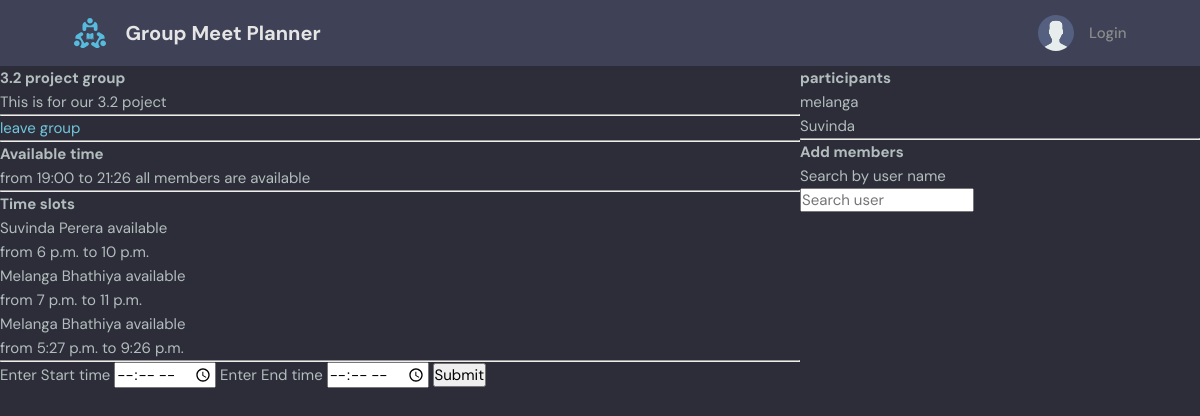
/group/1/, run on the app's committed database.
### base/models.py (models this page shows, shortened)
class Group(models.Model):
    leader = models.ForeignKey(User, on_delete=models.SET_NULL, null=True)
    name = models.CharField(max_length=200)
    description = models.TextField(null=True, blank=True)
    members = models.ManyToManyField(User, related_name='members', blank=True)
    updated = models.DateTimeField(auto_now=True)
    created = models.DateTimeField(auto_now_add=True)
    class Meta:
        ordering = ['-updated', '-created']

class Time(models.Model):
    start_time = models.TimeField()
    end_time = models.TimeField()
    user = models.ForeignKey(User, on_delete=models.CASCADE)
    group = models.ForeignKey(Group, on_delete=models.CASCADE)
    updated = models.DateTimeField(auto_now=True)
    created = models.DateTimeField(auto_now_add=True)

class User(AbstractUser):
    name = models.CharField(max_length=200, null=True)
    email = models.EmailField(null=True)
    bio = models.TextField(null=True)
    REQUIRED_FIELDS = []

### base/views.py (the view, shortened to what this page needs)
# urls.py: path('group/<int:pk>/', views.group_page, name="group"),
def group_page(request, pk):
    group = Group.objects.get(id=pk)
    time_slots = group.time_set.all()
    available_time = {}
    if time_slots is not None:
        available_time = intersection_of_intervals(time_slots)
    q = request.GET.get('q')
    user_search = {}
    if q is not None:
        user_search = User.objects.filter(username__contains=q)
    return render(request, 'base/group_page.html', {
        'group': group,
        'time_slots': time_slots,
        'users': user_search,
        'available_time': available_time
    })

### base/time_operations.py (called while the page is built)
def end_time_adjust(end_time):
    midnight = datetime.datetime.strptime("00:00", "%H:%M")
    six_am = datetime.datetime.strptime("06:00", "%H:%M")
    if six_am >= end_time >= midnight:
        end_time += datetime.timedelta(days=1)
    return end_time

### base/templates/base/group_page.html (shortened to what this page needs)
{% extends 'main.html' %}
{% block content %}
    <div class="groups-container">
    <div>
        <h2>{{ group.name }}</h2>
        <p>{{ group.description }}</p>
        <hr>
        {% if request.user != group.leader %}
            <a href="{% url 'leave-group' group.id %}">leave group</a>
            <hr>
        {% else %}
            <a href="{% url 'update-group' group.id %}">update group</a>
            <hr>
        {% endif %}
        {% if time_slots.count == 0 %}
            <p>There are no time slots inputted</p>
        {% else %}
            <div>
                <h2>Available time</h2>
                <p>from {{ available_time.start_time }} to {{ available_time.end_time }} all members are available</p>
                <hr>
            </div>
            <div>
            <h2>Time slots</h2>
            {% for time_slot in time_slots %}
                <div>
                    <p>{{ time_slot.user.name }} available </p>
                    <p>from {{ time_slot.start_time }} to {{ time_slot.end_time }}</p>
                </div>
            {% endfor %}
            </div>
        {% endif %}
        <hr>
        <div>
            <form method="POST" action="">
                <label>Enter Start time
                    <input type="time" name="start_time" >
                </label>
                <label>Enter End time
                    <input type="time" name="end_time" >
                </label>
                <input type="submit">
            </form>
        </div>
    </div>
    <div>
        <h2>participants</h2>
        {% for participant in group.members.all %}
            {{ participant.username }} &emsp;
            <br>
        {% endfor %}
        <hr>
        <div>
        <h2>Add members</h2>
        <form method="GET" action="">
            <label> Search by user name <br>
                <input type="text" placeholder="Search user" name="q">
            </label>
        </form>
        </div>
    </div>
    </div>
{% endblock %}

### static/styles/style.css (style rules this page uses)
:root { --color-main: #71c6dd; --color-main-light: #e1f6fb; --color-dark: #3f4156; --color-dark-medium: #51546e; --color-dark-light: #696d97; --color-light: #e5e5e5; --color-gray: #8b8b8b; --color-light-gray: #b2bdbd; --color-bg: #2d2d39; --color-success: #5dd693; --color-error: #fc4b0b; }
* { font-family: "DM Sans", -apple-system, BlinkMacSystemFont, "Segoe UI", Roboto, Oxygen, Ubuntu, Cantarell, "Open Sans", "Helvetica Neue", sans-serif; margin: 0; padding: 0; box-sizing: border-box; text-rendering: optimizeLegibility; font-size: inherit; }
html { font-size: 56.25%; }
@media only screen and (min-width: 1200px) { html { font-size: 62.5%; } }
body { line-height: 1.6; font-weight: 400; font-size: 1.5rem; color: var(--color-light-gray); background-color: var(--color-bg); min-height: 100vh; }
a { display: inline-block; color: var(--color-main); text-decoration: none; }

### base/templates/base/group_page.html (style rules this page uses)
.groups-container { display: grid; grid-template-columns: 2fr 1fr; }

### data on the page
Group: name "3.2 project group", description "This is for our 3.2 poject"
Time: user.name "Suvinda Perera", start_time "6 p.m.", end_time "10 p.m."
Time: user.name "Melanga Bhathiya", start_time "7 p.m.", end_time "11 p.m."
Time: user.name "Melanga Bhathiya", start_time "5:27 p.m.", end_time "9:26 p.m."
User: username "melanga"
User: username "Suvinda"

### other printed values
{{ available_time.start_time }} "19:00"
{{ available_time.end_time }} "21:26"
